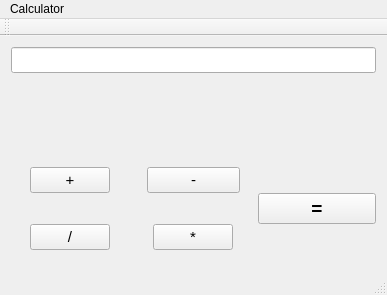
<?xml version="1.0" encoding="UTF-8"?>
<ui version="4.0">
 <class>MainWindow</class>
 <widget class="QMainWindow" name="MainWindow">
  <property name="geometry">
   <rect>
    <x>0</x>
    <y>0</y>
    <width>387</width>
    <height>295</height>
   </rect>
  </property>
  <property name="windowTitle">
   <string>MainWindow</string>
  </property>
  <widget class="QWidget" name="centralWidget">
   <layout class="QVBoxLayout" name="verticalLayout_2">
    <item>
     <layout class="QVBoxLayout" name="verticalLayout" stretch="0,0">
      <property name="spacing">
       <number>0</number>
      </property>
      <item alignment="Qt::AlignTop">
       <widget class="QLineEdit" name="display">
        <property name="font">
         <font>
          <pointsize>11</pointsize>
         </font>
        </property>
        <property name="text">
         <string/>
        </property>
        <property name="alignment">
         <set>Qt::AlignRight|Qt::AlignTrailing|Qt::AlignVCenter</set>
        </property>
       </widget>
      </item>
      <item>
       <layout class="QGridLayout" name="gridLayout_2">
        <item row="0" column="0" alignment="Qt::AlignHCenter|Qt::AlignVCenter">
         <widget class="QPushButton" name="plusButton">
          <property name="font">
           <font>
            <pointsize>11</pointsize>
           </font>
          </property>
          <property name="text">
           <string>+</string>
          </property>
         </widget>
        </item>
        <item row="1" column="0" alignment="Qt::AlignHCenter|Qt::AlignVCenter">
         <widget class="QPushButton" name="divideButton">
          <property name="font">
           <font>
            <pointsize>11</pointsize>
           </font>
          </property>
          <property name="text">
           <string>/</string>
          </property>
         </widget>
        </item>
        <item row="1" column="1" alignment="Qt::AlignHCenter|Qt::AlignVCenter">
         <widget class="QPushButton" name="multiplyButton">
          <property name="font">
           <font>
            <pointsize>11</pointsize>
           </font>
          </property>
          <property name="text">
           <string>*</string>
          </property>
         </widget>
        </item>
        <item row="0" column="1" alignment="Qt::AlignHCenter|Qt::AlignVCenter">
         <widget class="QPushButton" name="minusButton">
          <property name="minimumSize">
           <size>
            <width>93</width>
            <height>0</height>
           </size>
          </property>
          <property name="font">
           <font>
            <pointsize>11</pointsize>
           </font>
          </property>
          <property name="text">
           <string>-</string>
          </property>
         </widget>
        </item>
        <item row="0" column="3" rowspan="2">
         <widget class="QPushButton" name="equalButton">
          <property name="font">
           <font>
            <pointsize>14</pointsize>
            <weight>75</weight>
            <bold>true</bold>
           </font>
          </property>
          <property name="styleSheet">
           <string notr="true"/>
          </property>
          <property name="text">
           <string>=</string>
          </property>
         </widget>
        </item>
       </layout>
      </item>
     </layout>
    </item>
   </layout>
  </widget>
  <widget class="QMenuBar" name="menuBar">
   <property name="geometry">
    <rect>
     <x>0</x>
     <y>0</y>
     <width>387</width>
     <height>26</height>
    </rect>
   </property>
   <widget class="QMenu" name="menuCalculator">
    <property name="title">
     <string>Calculator</string>
    </property>
   </widget>
   <addaction name="menuCalculator"/>
  </widget>
  <widget class="QToolBar" name="mainToolBar">
   <attribute name="toolBarArea">
    <enum>TopToolBarArea</enum>
   </attribute>
   <attribute name="toolBarBreak">
    <bool>false</bool>
   </attribute>
  </widget>
  <widget class="QStatusBar" name="statusBar"/>
 </widget>
 <layoutdefault spacing="6" margin="11"/>
 <resources/>
 <connections/>
</ui>
